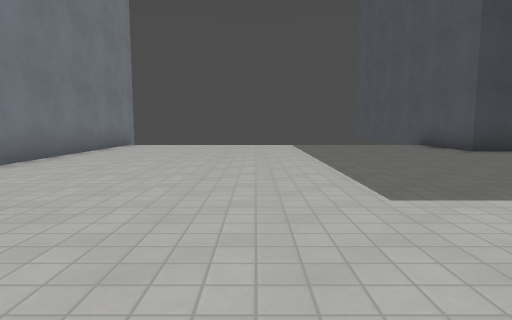
View 1 (above)

19 first-person views from a walk through a 3-D level made in the Godot game engine. The camera is 1.2 m above the floor, tilts 6° down and sees 75° across. The floor is counted in squares, 1.8 m on a side. Each view is taken from the middle of a square. On the plan, view 1 faces up. The plan holds only what a view shows up to about 10 squares ahead; the rest is blank. The place goes on beyond the plan. Some surface patterns are stand-ins.

View 2
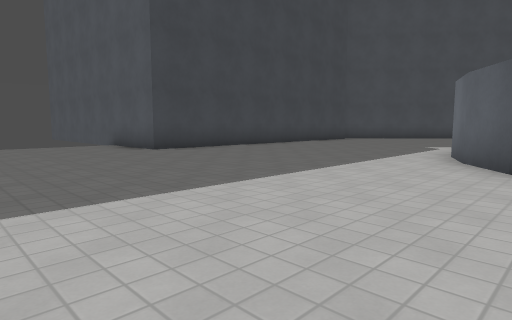

View 3
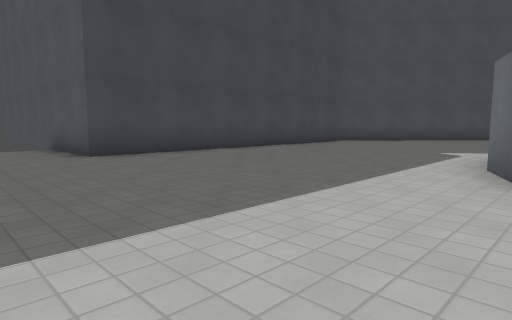

View 4
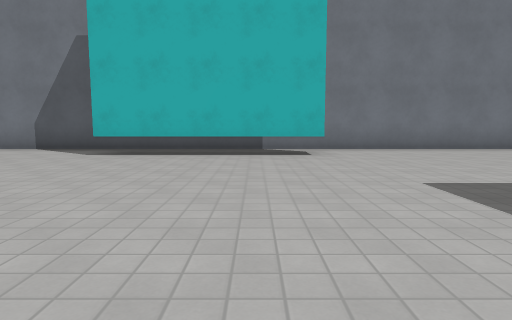

View 5
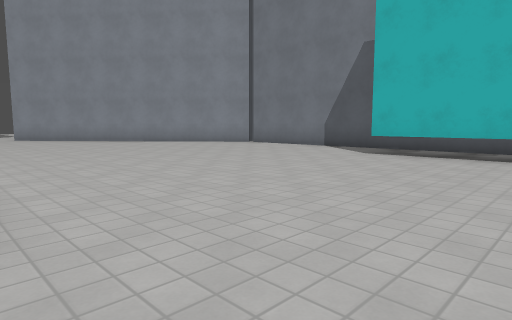

View 6
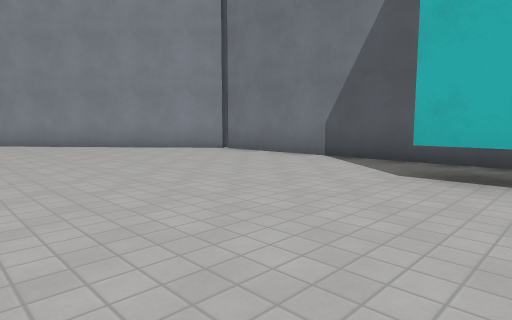

View 7
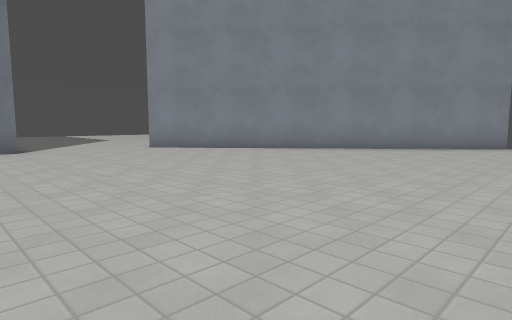

View 8
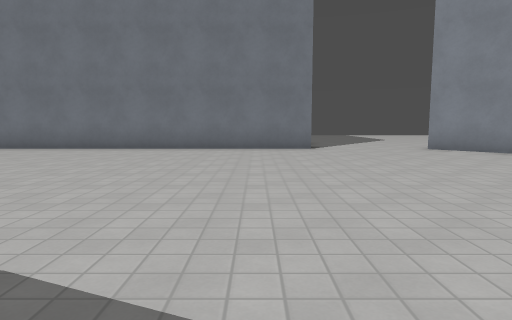

View 9
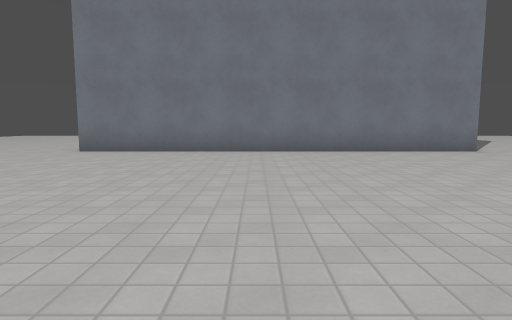

View 10
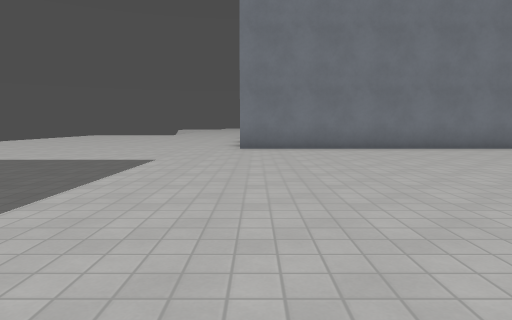

View 11
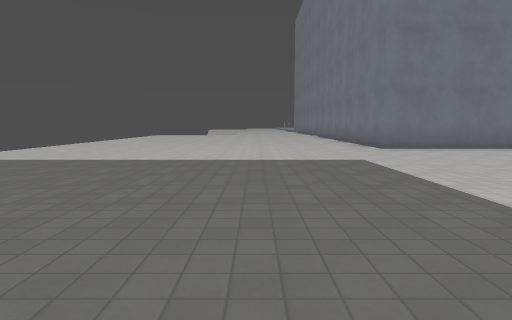

View 12
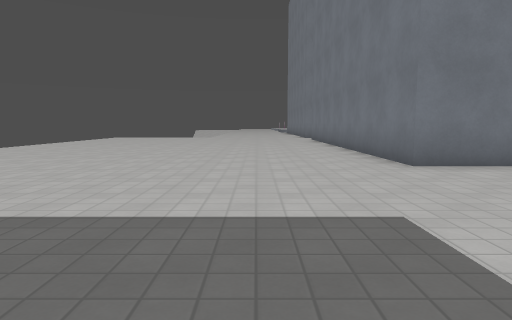

View 13
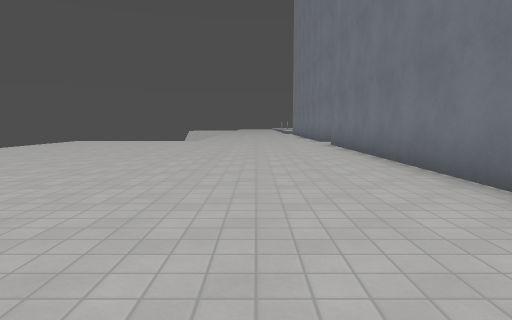

View 14
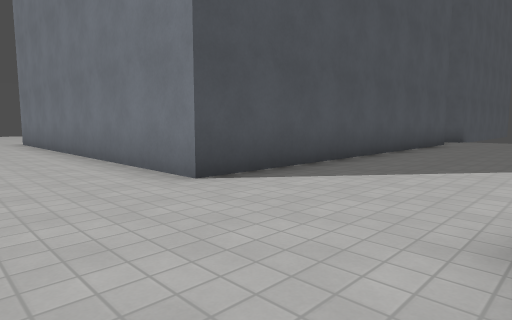

View 15
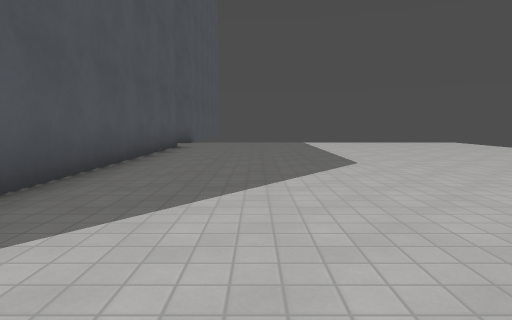

View 16
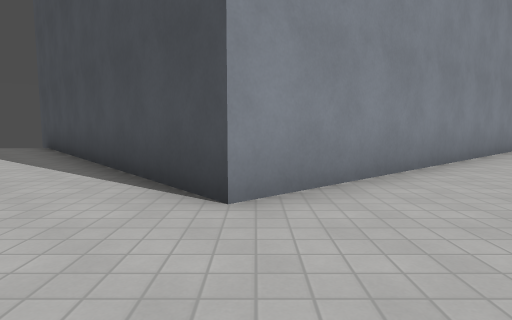

View 17
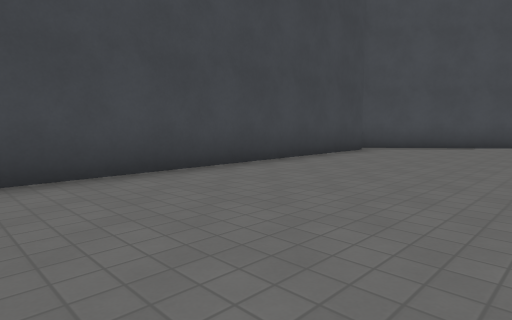

View 18
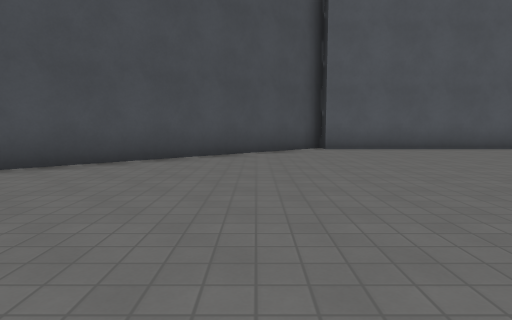

View 19
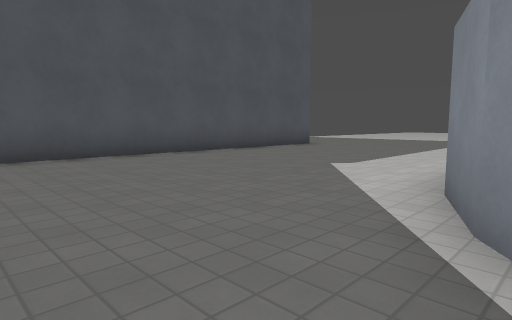

### Floor plan
Key: @ floor where view 1 was taken; # wall or solid block; . floor; T thing the floor can be seen under or through.
Columns run from 5 left of view 1 to 25 right of it. Each row starts with its distance up from view 1.
 12           ##
 11         ...#
 10 #..........#
  9 #..........############
  8 #.....................##
  7 #......................##
  6 #.......................##
  5 #........................#
  4 #........................##
  3 #.........................##
  2 #.T...........#    ........#
  1 #.T.........###    ........#
  0 #.T..@.....        #.......#
 -1 #.T........        #.......#
 -2 #.T........        ##......#
 -3 #..........          ......#
 -4 #.........           ......#
 -5 #.........           ......#
 -6 #.........           .....
 -7 #............       .....
 -8 #.............  .  .......
 -9 ##.........................
-10  ##.........................
-11   #.........................
-12   ##.........................
-13    ##.........................
-14     ##........................
-15      ##........................
-16       ##.......................
-17      ##....##########..........
-18     ##.....#        #........
-19   ###......#        #.........
-20  ##........#        #..........
-21 ##.........#        #..........
-22 #..........#        #........
-23  ..........#        #.........
-24   .........#        #.........

Where each view was taken, in squares from view 1:
view 1: 0 up, 0 right, facing up
view 2: 0 up, 1 right, facing up-right
view 3: 1 up, 3 right, facing up-right
view 4: 1 up, 5 right, facing left
view 5: 1 up, 5 right, facing down-left
view 6: 1 down, 2 right, facing down-left
view 7: 7 down, 7 right, facing down-left
view 8: 7 down, 7 right, facing down
view 9: 8 down, 11 right, facing down
view 10: 7 down, 15 right, facing down
view 11: 7 down, 19 right, facing down
view 12: 11 down, 18 right, facing down
view 13: 15 down, 18 right, facing down
view 14: 14 down, 2 right, facing down-right
view 15: 16 down, 3 right, facing down
view 16: 16 down, 5 right, facing left
view 17: 4 up, 7 right, facing up-right
view 18: 4 up, 12 right, facing right
view 19: 2 up, 14 right, facing down-right
